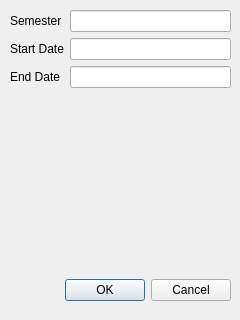
<?xml version="1.0" encoding="UTF-8"?>
<ui version="4.0">
 <class>NewSemester</class>
 <widget class="QDialog" name="NewSemester">
  <property name="geometry">
   <rect>
    <x>0</x>
    <y>0</y>
    <width>240</width>
    <height>320</height>
   </rect>
  </property>
  <property name="windowTitle">
   <string>Dialog</string>
  </property>
  <widget class="QDialogButtonBox" name="buttonBox">
   <property name="geometry">
    <rect>
     <x>10</x>
     <y>270</y>
     <width>221</width>
     <height>41</height>
    </rect>
   </property>
   <property name="orientation">
    <enum>Qt::Horizontal</enum>
   </property>
   <property name="standardButtons">
    <set>QDialogButtonBox::Cancel|QDialogButtonBox::Ok</set>
   </property>
  </widget>
  <widget class="QWidget" name="formLayoutWidget">
   <property name="geometry">
    <rect>
     <x>10</x>
     <y>10</y>
     <width>221</width>
     <height>261</height>
    </rect>
   </property>
   <layout class="QFormLayout" name="formLayout">
    <item row="0" column="0">
     <widget class="QLabel" name="semesterLabel">
      <property name="text">
       <string>Semester</string>
      </property>
     </widget>
    </item>
    <item row="1" column="0">
     <widget class="QLabel" name="startDateLabel">
      <property name="text">
       <string>Start Date</string>
      </property>
     </widget>
    </item>
    <item row="2" column="0">
     <widget class="QLabel" name="endDateLabel">
      <property name="text">
       <string>End Date</string>
      </property>
     </widget>
    </item>
    <item row="0" column="1">
     <widget class="QLineEdit" name="semesterLineEdit"/>
    </item>
    <item row="1" column="1">
     <widget class="QLineEdit" name="startDateLineEdit"/>
    </item>
    <item row="2" column="1">
     <widget class="QLineEdit" name="endDateLineEdit"/>
    </item>
   </layout>
  </widget>
 </widget>
 <resources/>
 <connections>
  <connection>
   <sender>buttonBox</sender>
   <signal>accepted()</signal>
   <receiver>NewSemester</receiver>
   <slot>accept()</slot>
   <hints>
    <hint type="sourcelabel">
     <x>248</x>
     <y>254</y>
    </hint>
    <hint type="destinationlabel">
     <x>157</x>
     <y>274</y>
    </hint>
   </hints>
  </connection>
  <connection>
   <sender>buttonBox</sender>
   <signal>rejected()</signal>
   <receiver>NewSemester</receiver>
   <slot>reject()</slot>
   <hints>
    <hint type="sourcelabel">
     <x>316</x>
     <y>260</y>
    </hint>
    <hint type="destinationlabel">
     <x>286</x>
     <y>274</y>
    </hint>
   </hints>
  </connection>
 </connections>
</ui>
